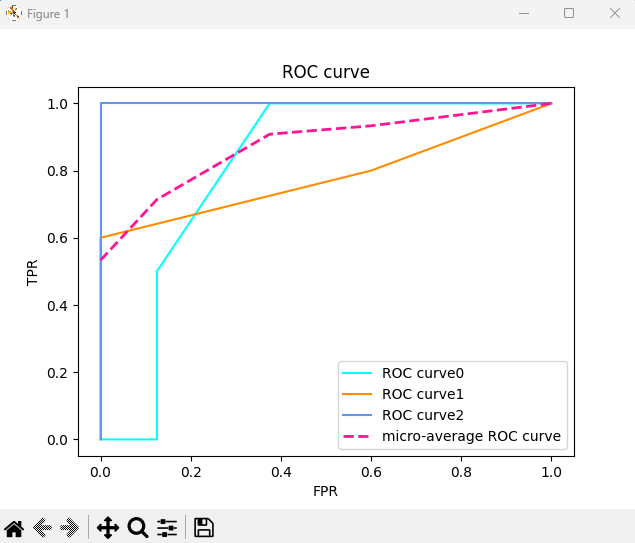

This chart was generated by the following Python code:
import numpy as np
import matplotlib.pyplot as plt
from sklearn import metrics
from sklearn.metrics import roc_curve, auc


Y_true = np.asarray([[0, 0, 1], [0, 1, 0], [1, 0, 0], [0, 0, 1], [1, 0, 0], [0, 1, 0], [0, 1, 0], [0, 1, 0],
                           [0, 0, 1], [0, 1, 0]])
Y_score = np.asarray([[0.1, 0.2, 0.7], [0.1, 0.6, 0.3], [0.5, 0.2, 0.3], [0.1, 0.1, 0.8], [0.4, 0.2, 0.4],
                               [0.6, 0.3, 0.1], [0.4, 0.2, 0.4], [0.4, 0.1, 0.5], [0.1, 0.1, 0.8], [0.1, 0.8, 0.1]])


num_classes = Y_true.shape[1]
fpr = dict()
tpr = dict()
roc_auc = dict()


for i in range(num_classes):
    fpr[i], tpr[i], _ = roc_curve(Y_true[:, i], Y_score[:, i])
    roc_auc[i] = auc(fpr[i], tpr[i])


colors = ['aqua', 'darkorange', 'cornflowerblue']
for i, color in zip(range(num_classes), colors):
    plt.plot(fpr[i], tpr[i], color=color,
             label='ROC curve{0}'
                   ''.format(i, roc_auc[i]))




micro_fpr = np.unique(np.concatenate([fpr[i] for i in range(num_classes)]))
micro_tpr = np.zeros_like(micro_fpr)
for i in range(num_classes):
    micro_tpr += np.interp(micro_fpr, fpr[i], tpr[i])
micro_tpr /= num_classes
micro_roc_auc = auc(micro_fpr, micro_tpr)
plt.plot(micro_fpr, micro_tpr,
         label='micro-average ROC curve'
               ''.format(micro_roc_auc),
         color='deeppink', linestyle='--', linewidth=2)




plt.xlabel('FPR')
plt.ylabel('TPR')
plt.title('ROC curve')
plt.legend(loc="lower right")
plt.show()
